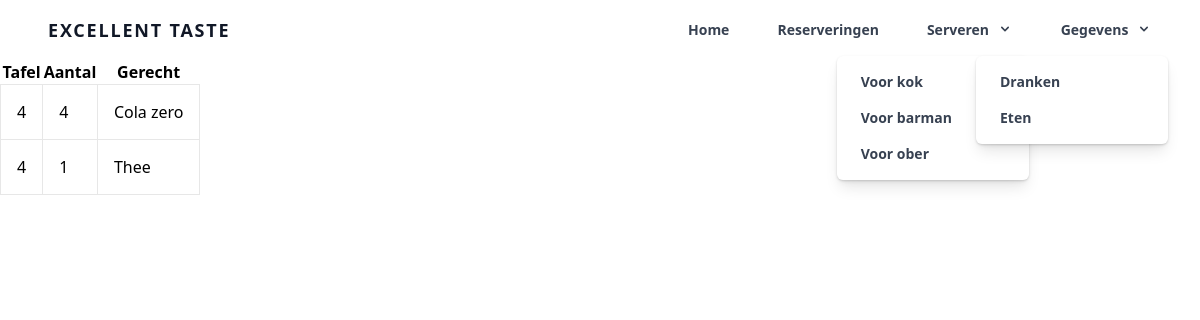
The app's page /views/barman.php with its own data.
### tables this page shows
CREATE TABLE bestellingen (
	id int(11) AUTO_INCREMENT PRIMARY KEY not null,
    reservering_id int(11) not null,
    menuitem_id int(11) not null,
    aantal int(11) null,
    geserveerd boolean DEFAULT 0
);

CREATE TABLE reserveringen (
	id int(11) AUTO_INCREMENT PRIMARY KEY not null,
    tafel int(11) null,
    datum DATE not null,
    tijd TIME not null,
    klant_id int(11) not null,
    aantal int(11) not null,
    status tinyint(4) not null DEFAULT 1,
    datum_toegoevoegd TIMESTAMP DEFAULT CURRENT_TIMESTAMP,
    aantal_k int(11) DEFAULT 0,
    allergieen text null,
    opmerkingen text null
);

CREATE TABLE menuitems (
	id int(11) AUTO_INCREMENT PRIMARY KEY not null,
    code VARCHAR(4) null,
    naam varchar(30) null,
    gerechtsoort_id int(11) not null,
    prijs double not null,
    UNIQUE (id,code)
);

### src/database/db.class.php (called while the page is built)
<?php
class DB
{
    public static function connect()
    {
        $usernme = 'root';
        $password = '';
        $dsn = "mysql:host=localhost;dbname=ext;charset=utf8mb4";
        $pdo = new PDO($dsn, $usernme, $password);
        return $pdo;
    }
}

### model/Bestelling.class.php (called while the page is built, shortened)
<?php
class Bestelling extends DB {
    public static function dranken()
    {
        $sql = "SELECT a.id, b.tafel, a.aantal, c.naam as drank, a.geserveerd, e.code as cat from bestellingen a
        join reserveringen b on a.reservering_id = b.id
        join menuitems c on a.menuitem_id = c.id
        join gerechtsoorten d on c.gerechtsoort_id = d.id
        join gerechtcategorien e on d.gerechtcategorien_id = e.id
        where e.code = 'drk' and geserveerd = 0;";
        $stmt = DB::connect()->prepare($sql);
        $stmt->execute();
        $data = $stmt->fetchAll(PDO::FETCH_OBJ);
        return $data;
    }
}

### controllers/BestellingController.class.php (called while the page is built, shortened)
<?php
require '../model/Bestelling.class.php';
class BestellingController {
    public function dranken()
    {
        return Bestelling::dranken();
    }
}

### views/barman.php (the view, shortened to what this page needs)
<?php
include 'navbar.php';
$bestellingController = new BestellingController();
$bestelling_dranken = $bestellingController->dranken();
?>
<table>
  <tr>
    <th>Tafel</th>
    <th>Aantal</th>
    <th>Gerecht</th>
  </tr>
  <?php foreach ($bestelling_dranken as $bestelling_drank) { ?>
  <tr >
    <td class="p-4 m-5"><?php echo $bestelling_drank->tafel; ?></td>
    <td class="p-4 m-5"><?php echo $bestelling_drank->aantal; ?></td>
    <td class="p-4 m-5"><?php echo $bestelling_drank->drank; ?></td>
  </tr>
  <?php } ?>
</table>

### src/css/style.css (style rules this page uses)
td { border: 1px solid rgb(231, 231, 231); }

### records on screen
bestellingen: reserveringen.tafel "4", aantal "4", menuitem.naam "Cola zero"
bestellingen: reserveringen.tafel "4", aantal "1", menuitem.naam "Thee"
